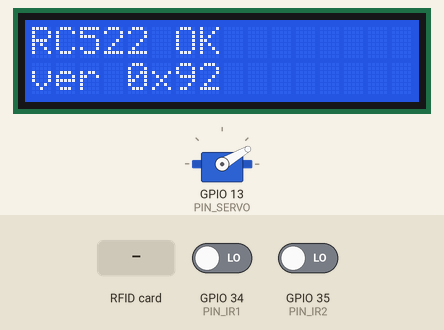
A sketch run on a simulated ESP32. Parts: 16×2 character LCD, servo. Inputs (shaded band) come from the test bench; at power-on: GPIO 34 (PIN_IR1) LOW, GPIO 35 (PIN_IR2) LOW. What the sketch prints to the serial monitor is not drawn.

Above: at 0.2 s.
At 3.8 s:
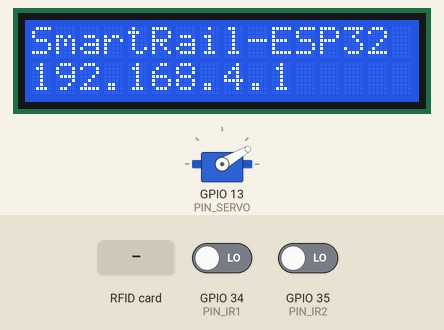
3.9 s: RFID card 5E 7A 19 C4 held to the reader
At 5.0 s:
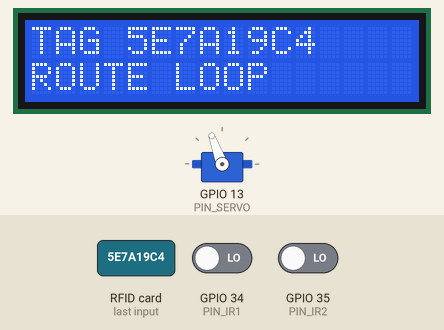
Timing chart, 0 to 6.9 s (numbered marks = the images above; inputs shaded):
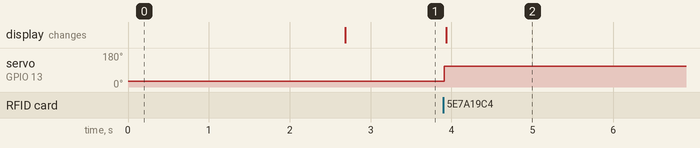

Measured:
- after the input at 3.9 s, servo on GPIO 13 (PIN_SERVO): 30° → 110° at once; the display: changes at once (image 2)

The sketch:

smartrail_esp32.ino
```cpp
/*
  SmartRail AI - ESP32 firmware (access-point mode)
  RC522 RFID + 2x IR + SG90 servo (track switch) + 16x2 I2C LCD

  The ESP32 creates its own Wi-Fi (config.h: AP_SSID). The laptop joins it and the Flask
  server connects to ws://192.168.4.1:81, then exchanges JSON messages with this board.

  Arduino libraries (Library Manager):
    MFRC522, WebSockets (Markus Sattler), ArduinoJson (v7), ESP32Servo, LiquidCrystal_I2C
  Board: "ESP32 Dev Module"
*/
#include <WiFi.h>
#include <SPI.h>
#include <MFRC522.h>
#include <WebSocketsServer.h>
#include <ArduinoJson.h>
#include <ESP32Servo.h>
#include <Wire.h>
#include <LiquidCrystal_I2C.h>
#include "config.h"

#define FW_VERSION "1.1-ap"

MFRC522 rfid(PIN_RC522_SS, PIN_RC522_RST);
WebSocketsServer wsServer(WS_PORT);
Servo gate;
LiquidCrystal_I2C lcd(LCD_I2C_ADDR, 16, 2);

int clients = 0;
String curPos = "MAIN";
bool ir1Last = false, ir2Last = false;
unsigned long ir1T = 0, ir2T = 0, lastScanT = 0;
String lastUid = "";
byte rcVersion = 0;

// ---------- helpers ----------
void showLcd(const String &a, const String &b) {
  lcd.clear();
  lcd.setCursor(0, 0); lcd.print(a.substring(0, 16));
  lcd.setCursor(0, 1); lcd.print(b.substring(0, 16));
}

void sendJson(JsonDocument &doc) {
  if (clients <= 0) return;
  String out;
  serializeJson(doc, out);
  wsServer.broadcastTXT(out);
}

void setSwitch(const String &pos, bool ack) {
  curPos = pos;
  gate.write(pos == "LOOP" ? SERVO_LOOP_DEG : SERVO_MAIN_DEG);
  if (ack) {
    JsonDocument d;
    d["type"] = "switch_ack"; d["pos"] = pos;
    sendJson(d);
  }
}

// ---------- websocket server ----------
void onWs(uint8_t num, WStype_t type, uint8_t *payload, size_t len) {
  switch (type) {
    case WStype_CONNECTED: {
      clients++;
      JsonDocument d;
      d["type"] = "hello"; d["fw"] = FW_VERSION;
      d["rc522"] = String(rcVersion, HEX);
      String out; serializeJson(d, out);
      wsServer.sendTXT(num, out);
      break;
    }
    case WStype_DISCONNECTED:
      if (clients > 0) clients--;
      if (clients == 0) showLcd("SERVER OFFLINE", "AUTO FALLBACK");
      break;
    case WStype_TEXT: {
      JsonDocument d;
      if (deserializeJson(d, payload, len)) return;
      const char *t = d["type"];
      if (!t) return;
      if (!strcmp(t, "switch")) setSwitch(String((const char *)d["pos"]), true);
      else if (!strcmp(t, "lcd")) showLcd(String((const char *)d["l1"]), String((const char *)d["l2"]));
      break;
    }
    default: break;
  }
}

void sendIr(int sensor, bool on) {
  JsonDocument d;
  d["type"] = "ir"; d["sensor"] = sensor; d["state"] = on;
  sendJson(d);
}

// ---------- setup / loop ----------
void setup() {
  Serial.begin(115200);
  Wire.begin(21, 22);
  lcd.init();
  lcd.backlight();
  showLcd("SMARTRAIL AI", "BOOTING...");

  pinMode(PIN_IR1, INPUT);
  pinMode(PIN_IR2, INPUT);

  ESP32PWM::allocateTimer(0);
  gate.setPeriodHertz(50);
  gate.attach(PIN_SERVO, 500, 2400);
  setSwitch("MAIN", false);

  SPI.begin();            // SCK18 MISO19 MOSI23
  rfid.PCD_Init();
  rcVersion = rfid.PCD_ReadRegister(MFRC522::VersionReg);   // 0x91/0x92 = genuine RC522; 0x00/0xFF = wiring problem
  bool rcOk = (rcVersion != 0x00 && rcVersion != 0xFF);   // clones report 0x82, 0x88, 0x12 ...
  Serial.print("RC522 version 0x"); Serial.println(rcVersion, HEX);
  showLcd(rcOk ? "RC522 OK" : "RC522 NOT FOUND", "ver 0x" + String(rcVersion, HEX));
  delay(2500);

  WiFi.mode(WIFI_AP);
  WiFi.softAP(AP_SSID, AP_PASSWORD);
  Serial.print("AP "); Serial.print(AP_SSID); Serial.print("  IP ");
  Serial.println(WiFi.softAPIP());
  showLcd(AP_SSID, WiFi.softAPIP().toString());

  wsServer.begin();
  wsServer.onEvent(onWs);
  wsServer.enableHeartbeat(15000, 3000, 2);
}

void loop() {
  wsServer.loop();
  unsigned long now = millis();

  // --- IR sensors with 150 ms debounce, edge-triggered
  bool i1 = digitalRead(PIN_IR1) == IR_ACTIVE_LEVEL;
  bool i2 = digitalRead(PIN_IR2) == IR_ACTIVE_LEVEL;
  if (i1 != ir1Last && now - ir1T > 150) { ir1Last = i1; ir1T = now; sendIr(1, i1); }
  if (i2 != ir2Last && now - ir2T > 150) { ir2Last = i2; ir2T = now; sendIr(2, i2); }

  // --- RFID (ignore the same tag for 2 s)
  if (rfid.PICC_IsNewCardPresent() && rfid.PICC_ReadCardSerial()) {
    String uid;
    for (byte i = 0; i < rfid.uid.size; i++) {
      if (rfid.uid.uidByte[i] < 0x10) uid += "0";
      uid += String(rfid.uid.uidByte[i], HEX);
    }
    uid.toUpperCase();
    rfid.PICC_HaltA();
    rfid.PCD_StopCrypto1();
    if (uid != lastUid || now - lastScanT > 2000) {
      lastUid = uid; lastScanT = now;
      Serial.println("RFID " + uid);
      if (clients > 0) {
        JsonDocument d;
        d["type"] = "rfid"; d["uid"] = uid;
        sendJson(d);
      } else {
        // Offline fallback: no server, so alternate the track and show the tag
        setSwitch(curPos == "MAIN" ? "LOOP" : "MAIN", false);
        showLcd("TAG " + uid, "ROUTE " + curPos);
      }
    }
  }
}
```

config.h
```cpp
#pragma once
// ---------- WI-FI: the ESP32 creates its own network (access point) ----------
// Connect the laptop to this Wi-Fi, run the Flask site, and it links up automatically:
// the server connects to ws://192.168.4.1:81
#define AP_SSID        "SmartRail-ESP32"
#define AP_PASSWORD    "smartrail123"     // at least 8 characters
#define WS_PORT        81

// ---------- PIN MAP (ESP32 DevKit V1, 30-pin) ----------
// RC522 (VSPI)      SDA/SS=5  SCK=18  MOSI=23  MISO=19  RST=4  3.3V  GND
#define PIN_RC522_SS   5
#define PIN_RC522_RST  4    // moved off GPIO22 because that pin is I2C SCL for the LCD
// IR sensors (TCRT5000 modules, OUT pin). GPIO34/35 are input-only - perfect here.
#define PIN_IR1        34   // before the switch  (approach / entry)
#define PIN_IR2        35   // after the merge    (exit / clear)
#define IR_ACTIVE_LEVEL LOW // these modules pull OUT low when an object is seen
// Servo (track switch)
#define PIN_SERVO      13
#define SERVO_MAIN_DEG 30
#define SERVO_LOOP_DEG 110
// LCD 16x2 with I2C backpack: SDA = GPIO21, SCL = GPIO22 (ESP32 default I2C pins)
#define LCD_I2C_ADDR 0x27   // some backpacks use 0x3F - run an I2C scanner if the LCD stays blank
```
